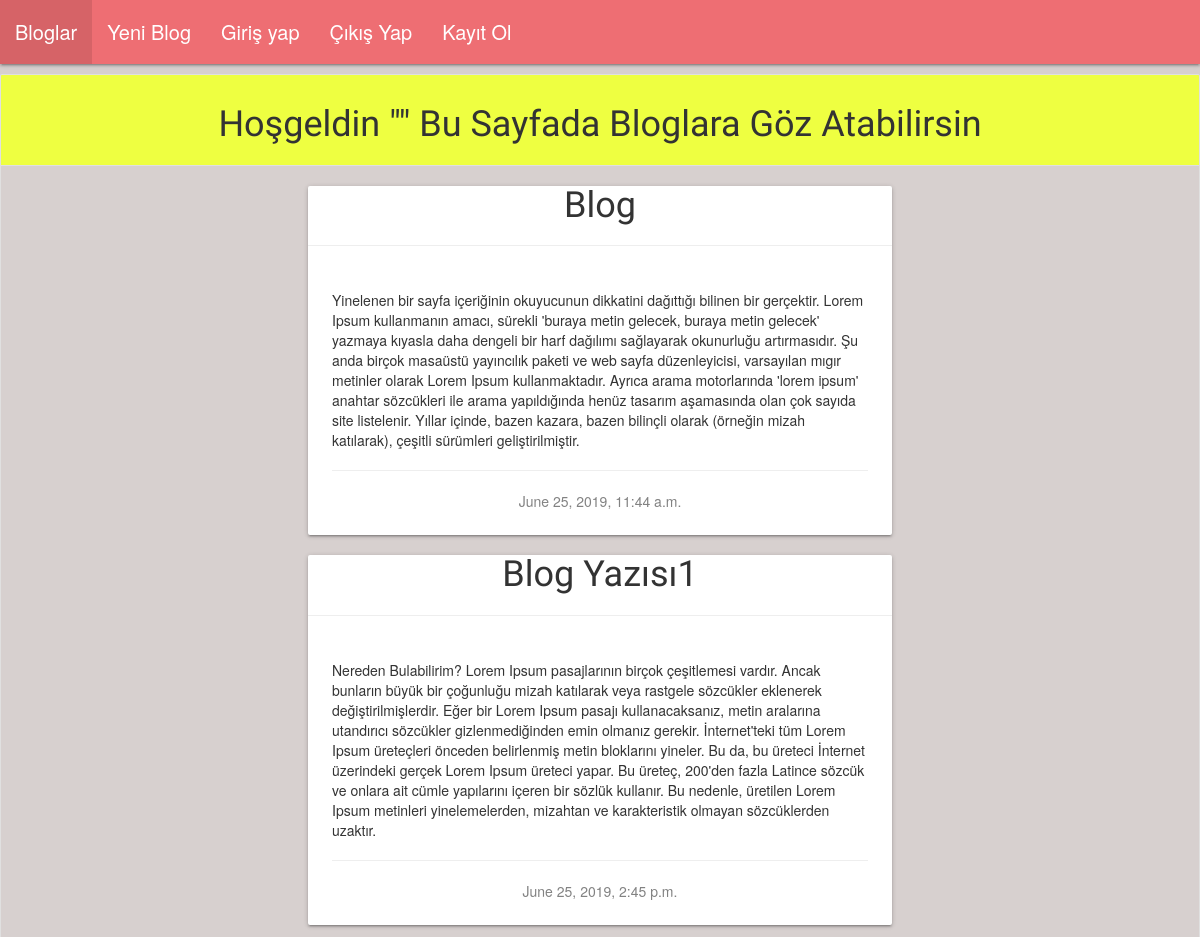
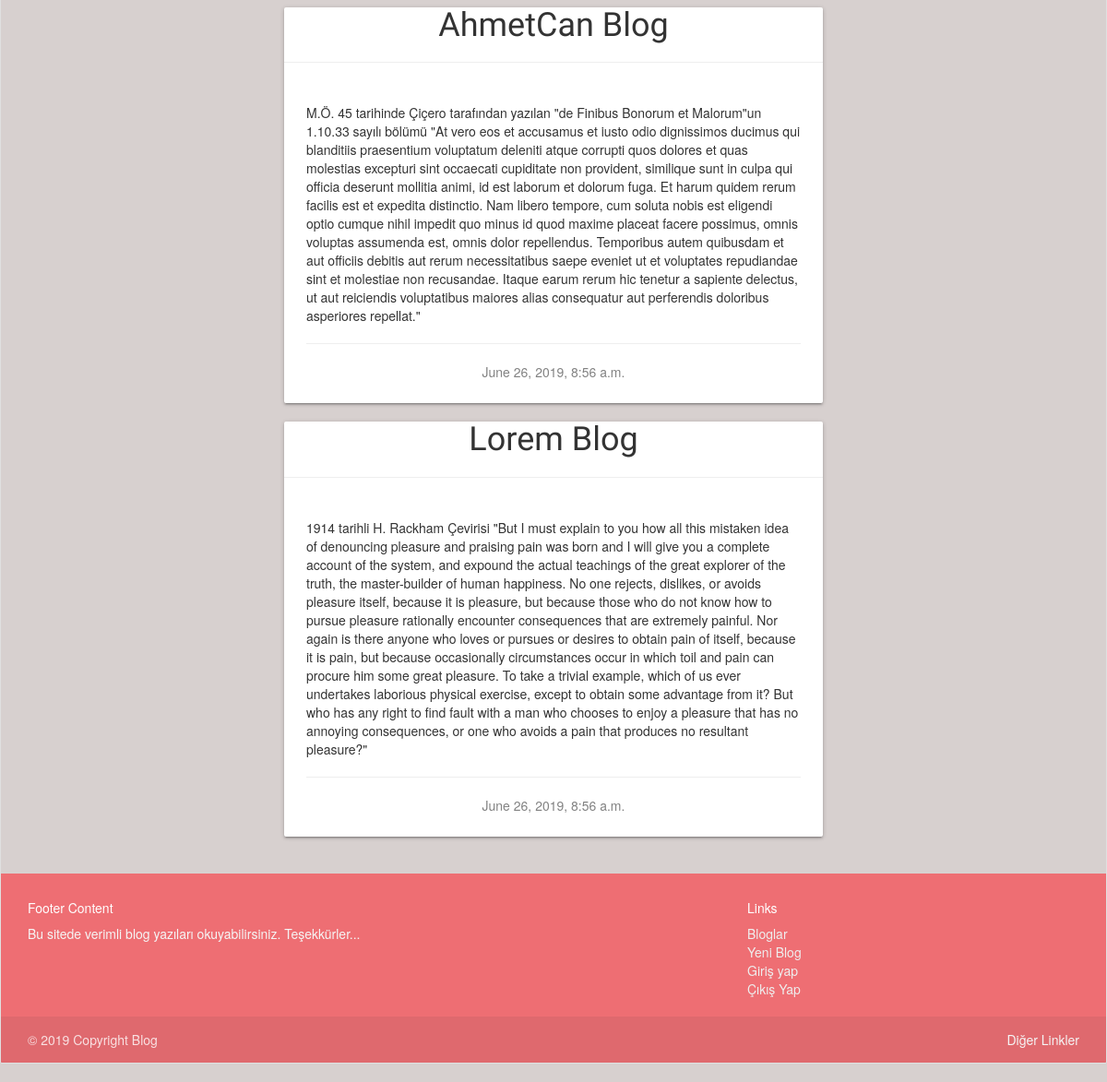
Page /post/ on the committed database (2 pictures, top to bottom).
### blog/models.py (models this page shows, shortened)
class Post(models.Model):
    author = models.ForeignKey('auth.User', on_delete=models.CASCADE)
    title = models.CharField(max_length=200)
    text = models.TextField()
    created_date = models.DateTimeField(
            default=timezone.now)
    published_date = models.DateTimeField(
            blank=True, null=True)

### blog/views.py (the view)
# urls.py: path('post/', views.post_list, name='post_list'),
def post_list(request):
    posts = Post.objects.filter(published_date__lte=timezone.now()).order_by('published_date')
    return render(request, 'blog/post_list.html', {'posts': posts})

### blog/templates/blog/post_list.html (shortened to what this page needs)
{% extends 'blog/base.html' %}
{% load static %}
            {% block content %}
            <ul class="collection">
                <li class="collection-item  lime accent-2 center-align"><h1>Hoşgeldin "{{ user.username }}" Bu Sayfada Bloglara Göz Atabilirsin</li>
      <div class="row">
          <div class="col m3">
          </div>
          <div class="col m6">
        {% for post in posts %}
              <div class="card">
                        <span class="card-title center-align"><h1>{{ post.title }}</h1> </span>
                        <hr>
                <div class="card-content">
                        <p>{{ post.text }}</p>
                       <hr>
                    <div class="date center-align">
                   {{ post.published_date }}
                    </div>
              </div>
            </div>
        {% endfor %}
    </div>
    </div>
        {% endblock %}

### blog/static/css/blog.css (style rules this page uses)
body { padding-left: 0px; background-attachment: scroll; background-color:rgba(207, 199, 197, 0.822); display: flex; min-height: 100vh; flex-direction: column; }
h1, h2, h3, h4 { font-family: 'Lobster', cursive; }
.date { color: #828282; }
html { font-size: 20px; }

### rows in the picture
Post: title "Blog", text "Yinelenen bir sayfa içeriğinin okuyucunun dikkatini dağıttığı bilinen bir gerçektir. Lorem Ipsum kullanmanın amacı, sürekli 'buraya metin gelecek, buraya metin gelecek' yazmaya kıyasla daha dengeli bir harf dağılımı sağlayarak okunurluğu artırmasıdır. Şu anda birçok masaüstü yayıncılık paketi ve web sayfa düzenleyicisi, varsayılan mıgır metinler olarak Lorem Ipsum kullanmaktadır. Ayrıca arama motorlarında 'lorem ipsum' anahtar sözcükleri ile arama yapıldığında henüz tasarım aşamasında olan çok sayıda site listelenir. Yıllar içinde, bazen kazara, bazen bilinçli olarak (örneğin mizah katılarak), çeşitli sürümleri geliştirilmiştir.", published_date "June 25, 2019, 11:44 a.m."
Post: title "Blog Yazısı1", text "Nereden Bulabilirim? Lorem Ipsum pasajlarının birçok çeşitlemesi vardır. Ancak bunların büyük bir çoğunluğu mizah katılarak veya rastgele sözcükler eklenerek değiştirilmişlerdir. Eğer bir Lorem Ipsum pasajı kullanacaksanız, metin aralarına utandırıcı sözcükler gizlenmediğinden emin olmanız gerekir. İnternet'teki tüm Lorem Ipsum üreteçleri önceden belirlenmiş metin bloklarını yineler. Bu da, bu üreteci İnternet üzerindeki gerçek Lorem Ipsum üreteci yapar. Bu üreteç, 200'den fazla Latince sözcük ve onlara ait cümle yapılarını içeren bir sözlük kullanır. Bu nedenle, üretilen Lorem Ipsum metinleri yinelemelerden, mizahtan ve karakteristik olmayan sözcüklerden uzaktır.", published_date "June 25, 2019, 2:45 p.m."
Post: title "AhmetCan Blog", text "M.Ö. 45 tarihinde Çiçero tarafından yazılan \"de Finibus Bonorum et Malorum\"un 1.10.33 sayılı bölümü \"At vero eos et accusamus et iusto odio dignissimos ducimus qui blanditiis praesentium voluptatum deleniti atque corrupti quos dolores et quas molestias excepturi sint occaecati cupiditate non provident, similique sunt in culpa qui officia deserunt mollitia animi, id est laborum et dolorum fuga. Et harum quidem rerum facilis est et expedita distinctio. Nam libero tempore, cum soluta nobis est eligendi optio cumque nihil impedit quo minus id quod maxime placeat facere possimus, omnis voluptas assumenda est, omnis dolor repellendus. Temporibus autem quibusdam et aut officiis debitis aut rerum…", published_date "June 26, 2019, 8:56 a.m."
Post: title "Lorem Blog", text "1914 tarihli H. Rackham Çevirisi \"But I must explain to you how all this mistaken idea of denouncing pleasure and praising pain was born and I will give you a complete account of the system, and expound the actual teachings of the great explorer of the truth, the master-builder of human happiness. No one rejects, dislikes, or avoids pleasure itself, because it is pleasure, but because those who do not know how to pursue pleasure rationally encounter consequences that are extremely painful. Nor again is there anyone who loves or pursues or desires to obtain pain of itself, because it is pain, but because occasionally circumstances occur in which toil and pain can procure him some great…", published_date "June 26, 2019, 8:56 a.m."
